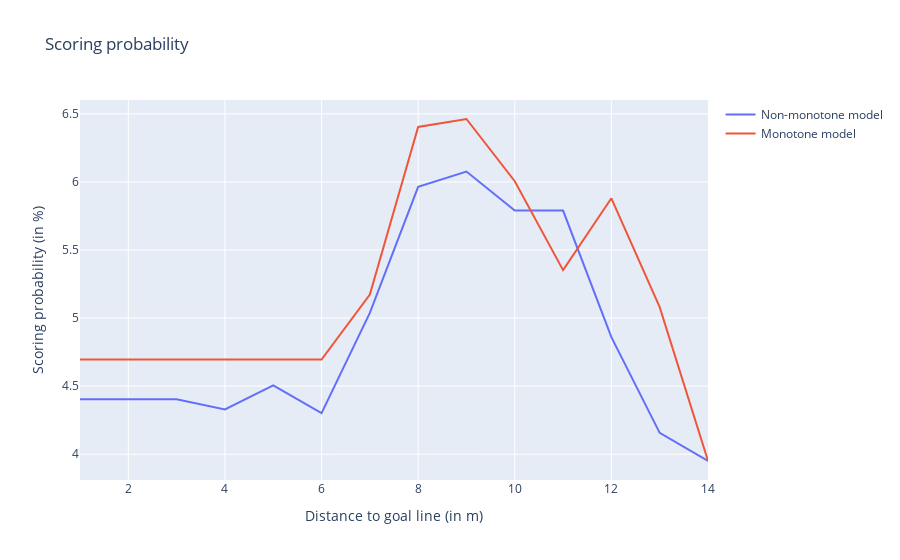

Write notebook code for a chart like this one.
### Code cell
# add the angle to the sample data
df_sample = egm.create_features(df_sample, overwrite=False)

df_sample["predLGBMMonotone"] = model_mon2.predict_proba(df_sample[features_mon])[:,1] * 100


# plot the scoring probability
fig = go.Figure()

fig.add_trace(go.Scatter(x=df_sample["distToGoalLine"], 
                         y=df_sample["predLGBM"],
                         mode='lines',
                         name='Non-monotone model'))

fig.add_trace(go.Scatter(x=df_sample["distToGoalLine"], 
                         y=df_sample["predLGBMMonotone"],
                         mode='lines',
                         name='Monotone model'))

fig.update_layout(title="Scoring probability",
                  xaxis_title="Distance to goal line (in m)",
                  yaxis_title="Scoring probability (in %)",)

### Figure 1 — Plotly figure (JSON) as saved in the notebook; plotly's stock layout.template omitted (floating-point values rounded to 4 significant figures)
{"data": [{"mode": "lines", "name": "Non-monotone model", "type": "scatter", "x": [1, 2, 3, 4, 5, 6, 7, 8, 9, 10, 11, 12, 13, 14], "y": [4.404, 4.404, 4.404, 4.329, 4.505, 4.302, 5.038, 5.963, 6.076, 5.79, 5.79, 4.859, 4.156, 3.95]}, {"mode": "lines", "name": "Monotone model", "type": "scatter", "x": [1, 2, 3, 4, 5, 6, 7, 8, 9, 10, 11, 12, 13, 14], "y": [4.695, 4.695, 4.695, 4.695, 4.695, 4.695, 5.173, 6.403, 6.462, 6.005, 5.352, 5.879, 5.08, 3.952]}], "layout": {"title": {"text": "Scoring probability"}, "xaxis": {"title": {"text": "Distance to goal line (in m)"}}, "yaxis": {"title": {"text": "Scoring probability (in %)"}}}}
